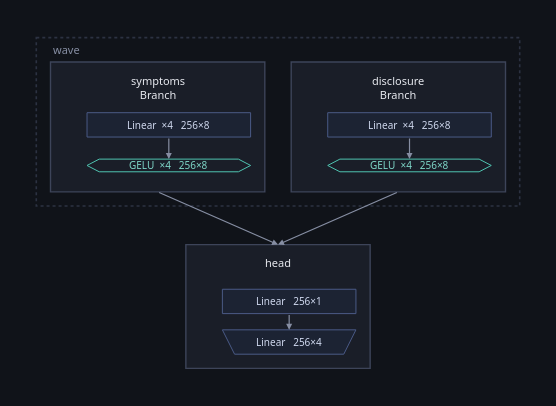

Notebook cell for this chart:
### Markdown cell above
## Symptom 4 — the join is too narrow

A bottleneck of one: everything downstream is a function of a single number,
however wide the branches were.

### Code cell
pinched = built(activation="gelu", squeeze=1)
fit(pinched, "attempt-5", lr=0.02)

pinched.figure(inside=architecture(pinched, DATA[0][0]))

### Figure 1 — Plotly figure (JSON) as saved in the notebook; plotly's stock layout.template omitted (floating-point values rounded to 4 significant figures)
{"data": [{"hoverinfo": "text", "hovertext": ["<b>symptoms</b><br>class: Branch<br>device: cpu", "<b>disclosure</b><br>class: Branch<br>device: cpu", "<b>head</b><br>class: Head<br>device: cpu"], "marker": {"opacity": 0, "size": 1}, "mode": "markers", "showlegend": false, "type": "scatter", "x": [119.6, 356.8, 238.2], "y": [88.0, 88.0, 265.0]}], "layout": {"annotations": [{"align": "left", "font": {"color": "#868ea3", "family": "system-ui, -apple-system, Segoe UI, Roboto, sans-serif", "size": 11}, "showarrow": false, "text": "wave", "x": 14.0, "xanchor": "left", "y": 12.0, "yanchor": "middle"}, {"align": "center", "font": {"color": "#e7e9ef", "family": "system-ui, -apple-system, Segoe UI, Roboto, sans-serif", "size": 11}, "showarrow": false, "text": "symptoms<br>Branch", "x": 119.6, "xanchor": "center", "y": 49.0, "yanchor": "middle"}, {"align": "center", "font": {"color": "#cfd8ee", "family": "system-ui, -apple-system, Segoe UI, Roboto, sans-serif", "size": 10}, "showarrow": false, "text": "Linear  ×4   256×8", "x": 130.6, "xanchor": "center", "y": 86.0, "yanchor": "middle"}, {"align": "center", "font": {"color": "#7fd8c9", "family": "system-ui, -apple-system, Segoe UI, Roboto, sans-serif", "size": 10}, "showarrow": false, "text": "GELU  ×4   256×8", "x": 130.6, "xanchor": "center", "y": 126.0, "yanchor": "middle"}, {"align": "center", "font": {"color": "#e7e9ef", "family": "system-ui, -apple-system, Segoe UI, Roboto, sans-serif", "size": 11}, "showarrow": false, "text": "disclosure<br>Branch", "x": 356.8, "xanchor": "center", "y": 49.0, "yanchor": "middle"}, {"align": "center", "font": {"color": "#cfd8ee", "family": "system-ui, -apple-system, Segoe UI, Roboto, sans-serif", "size": 10}, "showarrow": false, "text": "Linear  ×4   256×8", "x": 367.8, "xanchor": "center", "y": 86.0, "yanchor": "middle"}, {"align": "center", "font": {"color": "#7fd8c9", "family": "system-ui, -apple-system, Segoe UI, Roboto, sans-serif", "size": 10}, "showarrow": false, "text": "GELU  ×4   256×8", "x": 367.8, "xanchor": "center", "y": 126.0, "yanchor": "middle"}, {"align": "center", "font": {"color": "#e7e9ef", "family": "system-ui, -apple-system, Segoe UI, Roboto, sans-serif", "size": 11}, "showarrow": false, "text": "head", "x": 238.2, "xanchor": "center", "y": 221.5, "yanchor": "middle"}, {"align": "center", "font": {"color": "#cfd8ee", "family": "system-ui, -apple-system, Segoe UI, Roboto, sans-serif", "size": 10}, "showarrow": false, "text": "Linear   256×1", "x": 249.2, "xanchor": "center", "y": 260.0, "yanchor": "middle"}, {"align": "center", "font": {"color": "#cfd8ee", "family": "system-ui, -apple-system, Segoe UI, Roboto, sans-serif", "size": 10}, "showarrow": false, "text": "Linear   256×4", "x": 249.2, "xanchor": "center", "y": 300.0, "yanchor": "middle"}, {"arrowcolor": "#868ea3", "arrowhead": 2, "arrowsize": 1, "arrowwidth": 1.2, "ax": 130.6, "axref": "x", "ay": 98.0, "ayref": "y", "showarrow": true, "text": "", "x": 130.6, "xref": "x", "y": 119.8, "yref": "y"}, {"arrowcolor": "#868ea3", "arrowhead": 2, "arrowsize": 1, "arrowwidth": 1.2, "ax": 367.8, "axref": "x", "ay": 98.0, "ayref": "y", "showarrow": true, "text": "", "x": 367.8, "xref": "x", "y": 119.8, "yref": "y"}, {"arrowcolor": "#868ea3", "arrowhead": 2, "arrowsize": 1, "arrowwidth": 1.2, "ax": 249.2, "axref": "x", "ay": 272.0, "ayref": "y", "showarrow": true, "text": "", "x": 249.2, "xref": "x", "y": 288.0, "yref": "y"}, {"arrowcolor": "#868ea3", "arrowhead": 2, "arrowsize": 1, "arrowwidth": 1.2, "ax": 119.6, "axref": "x", "ay": 152.0, "ayref": "y", "showarrow": true, "text": "", "x": 238.2, "xref": "x", "y": 204.0, "yref": "y"}, {"arrowcolor": "#868ea3", "arrowhead": 2, "arrowsize": 1, "arrowwidth": 1.2, "ax": 356.8, "axref": "x", "ay": 152.0, "ayref": "y", "showarrow": true, "text": "", "x": 238.2, "xref": "x", "y": 204.0, "yref": "y"}], "font": {"color": "#e7e9ef", "family": "system-ui, -apple-system, Segoe UI, Roboto, sans-serif", "size": 12}, "height": 406.0, "hoverlabel": {"align": "left", "bgcolor": "#1a1e28", "bordercolor": "#2c3242", "font": {"color": "#e7e9ef", "family": "system-ui, -apple-system, Segoe UI, Roboto, sans-serif"}}, "legend": {"bgcolor": "rgba(0,0,0,0)", "font": {"color": "#868ea3"}, "orientation": "h", "x": 1, "xanchor": "right", "y": 1.02, "yanchor": "bottom"}, "margin": {"b": 16, "l": 16, "r": 16, "t": 16}, "paper_bgcolor": "#101319", "plot_bgcolor": "#101319", "shapes": [{"fillcolor": "rgba(0,0,0,0)", "layer": "below", "line": {"color": "#2c3242", "dash": "dot", "width": 1.6}, "type": "rect", "x0": 0.0, "x1": 476.4, "y0": 0.0, "y1": 166.0}, {"fillcolor": "#1a1e28", "layer": "below", "line": {"color": "#3d4459", "width": 1.4}, "type": "rect", "x0": 14.0, "x1": 225.2, "y0": 24.0, "y1": 152.0}, {"fillcolor": "#1c2333", "layer": "below", "line": {"color": "#4a5a86", "width": 1.0}, "path": "M 50.0,74.0 L 211.20000000000002,74.0 L 211.20000000000002,98.0 L 50.0,98.0 Z", "type": "path", "xref": "x", "yref": "y"}, {"fillcolor": "rgba(0,0,0,0)", "layer": "below", "line": {"color": "#4fc3b0", "width": 1.0}, "path": "M 50.0,126.0 L 62.0,119.76 L 199.20000000000002,119.76 L 211.20000000000002,126.0 L 199.20000000000002,132.24 L 62.0,132.24 Z", "type": "path", "xref": "x", "yref": "y"}, {"fillcolor": "#1a1e28", "layer": "below", "line": {"color": "#3d4459", "width": 1.4}, "type": "rect", "x0": 251.2, "x1": 462.4, "y0": 24.0, "y1": 152.0}, {"fillcolor": "#1c2333", "layer": "below", "line": {"color": "#4a5a86", "width": 1.0}, "path": "M 287.20000000000005,74.0 L 448.4000000000001,74.0 L 448.4000000000001,98.0 L 287.20000000000005,98.0 Z", "type": "path", "xref": "x", "yref": "y"}, {"fillcolor": "rgba(0,0,0,0)", "layer": "below", "line": {"color": "#4fc3b0", "width": 1.0}, "path": "M 287.20000000000005,126.0 L 299.20000000000005,119.76 L 436.4000000000001,119.76 L 448.4000000000001,126.0 L 436.4000000000001,132.24 L 299.20000000000005,132.24 Z", "type": "path", "xref": "x", "yref": "y"}, {"fillcolor": "#1a1e28", "layer": "below", "line": {"color": "#3d4459", "width": 1.4}, "type": "rect", "x0": 147.4, "x1": 329.0, "y0": 204.0, "y1": 326.0}, {"fillcolor": "#1c2333", "layer": "below", "line": {"color": "#4a5a86", "width": 1.0}, "path": "M 183.4,248.0 L 315.0,248.0 L 315.0,272.0 L 183.4,272.0 Z", "type": "path", "xref": "x", "yref": "y"}, {"fillcolor": "#1c2333", "layer": "below", "line": {"color": "#4a5a86", "width": 1.0}, "path": "M 183.4,288.0 L 315.0,288.0 L 303.0,312.0 L 195.4,312.0 Z", "type": "path", "xref": "x", "yref": "y"}], "width": 556.4, "xaxis": {"range": [-20, 496.4], "visible": false}, "yaxis": {"range": [346.0, -20], "scaleanchor": "x", "visible": false}}}
